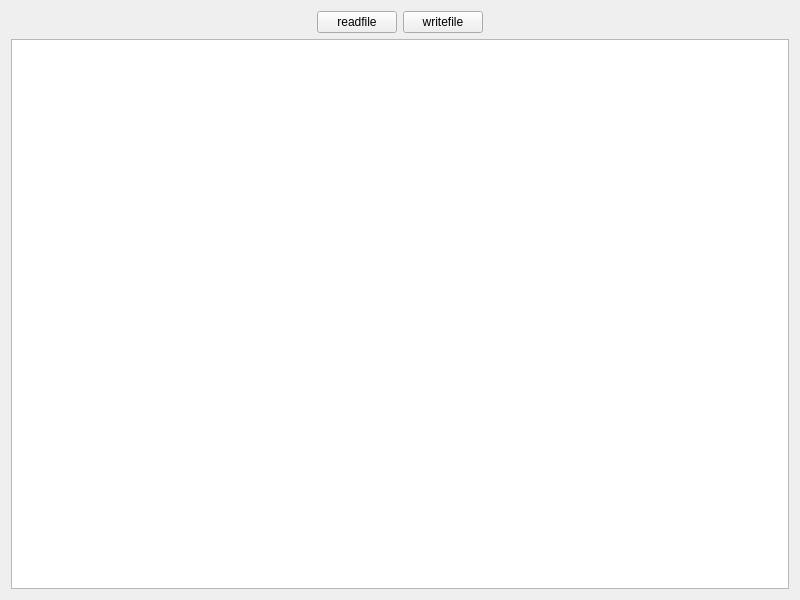
<?xml version="1.0" encoding="UTF-8"?>
<ui version="4.0">
 <class>Widget</class>
 <widget class="QWidget" name="Widget">
  <property name="geometry">
   <rect>
    <x>0</x>
    <y>0</y>
    <width>800</width>
    <height>600</height>
   </rect>
  </property>
  <property name="windowTitle">
   <string>Widget</string>
  </property>
  <layout class="QGridLayout" name="gridLayout">
   <item row="0" column="0">
    <spacer name="horizontalSpacer">
     <property name="orientation">
      <enum>Qt::Horizontal</enum>
     </property>
     <property name="sizeHint" stdset="0">
      <size>
       <width>286</width>
       <height>20</height>
      </size>
     </property>
    </spacer>
   </item>
   <item row="0" column="1">
    <widget class="QPushButton" name="read_button">
     <property name="text">
      <string>readfile</string>
     </property>
    </widget>
   </item>
   <item row="0" column="2">
    <widget class="QPushButton" name="write_button">
     <property name="text">
      <string>writefile</string>
     </property>
    </widget>
   </item>
   <item row="0" column="3">
    <spacer name="horizontalSpacer_2">
     <property name="orientation">
      <enum>Qt::Horizontal</enum>
     </property>
     <property name="sizeHint" stdset="0">
      <size>
       <width>286</width>
       <height>20</height>
      </size>
     </property>
    </spacer>
   </item>
   <item row="1" column="0" colspan="4">
    <widget class="QTextEdit" name="textEdit"/>
   </item>
  </layout>
 </widget>
 <resources/>
 <connections/>
</ui>
